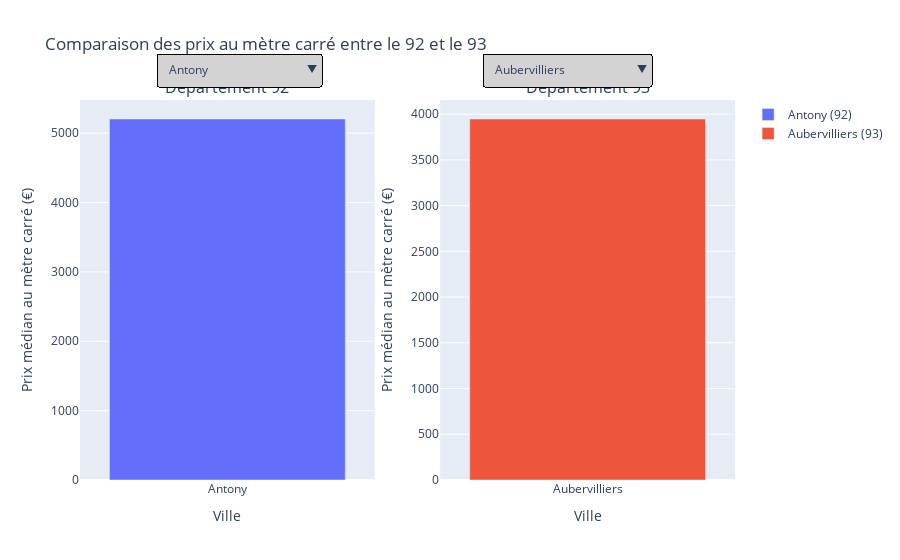

Write notebook code for a chart like this one.
### Markdown cell above
Ce code charge les données de plusieurs fichiers CSV représentant des transactions immobilières, les combine dans un DataFrame unique, calcule les prix au m², et filtre les années 2022, 2023 et 2024. Une visualisation interactive est créée avec **Plotly**, permettant de comparer les prix au m² par commune en fonction du département et de l'année sélectionnés, grâce à un menu déroulant et un curseur.

### Code cell
import pandas as pd
import plotly.graph_objects as go


dtype_dict = {
    'code_departement': 'str',
    'valeur_fonciere': 'float32',
    'surface_reelle_bati': 'float32',
    'longitude': 'float64',
    'latitude': 'float64',
    'nom_commune': 'category',
    'type_local': 'category',
    'date_mutation': 'str'
}


files = {
    '77': '77.csv',
    '78': '78.csv',
    '91': '91.csv',
    '92': '92.csv',
    '93': '93.csv',
    '94': '94.csv',
    '95': '95.csv'
}

dfs = []
for code, file in files.items():
    df = pd.read_csv(file, dtype=dtype_dict, parse_dates=['date_mutation'], low_memory=False)
    df['code_departement'] = code  # Ajouter le code département
    dfs.append(df)

# Combinaison des données
df = pd.concat(dfs, ignore_index=True)

# Prétraitement des données
df['date_mutation'] = pd.to_datetime(df['date_mutation'], errors='coerce')
df['année'] = df['date_mutation'].dt.year
df = df.dropna(subset=['valeur_fonciere', 'surface_reelle_bati', 'nom_commune', 'code_departement', 'année'])
df['prix_m2'] = df['valeur_fonciere'] / df['surface_reelle_bati']

# Filtrer les données pour les années 2022, 2023 et 2024
df = df[df['année'].isin([2022, 2023, 2024])]

# Départements et années uniques
departements = sorted(df['code_departement'].unique())
annees = sorted(df['année'].unique())

# Création de la figure interactive
fig = go.Figure()

# Ajout des traces pour chaque département et chaque année
for departement in departements:
    for annee in annees:
        data_filtered = df[(df['code_departement'] == departement) & (df['année'] == annee)]
        prix_par_commune = data_filtered.groupby('nom_commune')['prix_m2'].median().reset_index()

        fig.add_trace(
            go.Bar(
                x=prix_par_commune['nom_commune'],
                y=prix_par_commune['prix_m2'],
                name=f"{departement} - {annee}",
                visible=False
            )
        )

# Rendre les premières traces visibles par défaut
for i in range(len(departements)):
    for j in range(len(annees)):
        index = i * len(annees) + j
        fig.data[index].visible = (i == 0 and j == 0)

# Création des boutons pour les départements
buttons_departements = [
    dict(
        label=f"Département {departement}",
        method="update",
        args=[
            {"visible": [k // len(annees) == i for k in range(len(fig.data))]},
            {"title": f"Prix par commune - Département {departement}"}
        ]
    )
    for i, departement in enumerate(departements)
]

# Création des curseurs pour les années
sliders = [
    dict(
        active=0,
        currentvalue={"prefix": "Année: ", "font": {"size": 16}},
        steps=[
            dict(
                label=str(annee),
                method="update",
                args=[
                    {"visible": [(k % len(annees)) == j for k in range(len(fig.data))]},
                    {"title": f"Prix par commune - Année {annee}"}
                ]
            )
            for j, annee in enumerate(annees)
        ]
    )
]

# Mise à jour de la disposition
fig.update_layout(
    title="Prix moyen par commune",
    xaxis_title="Commune",
    yaxis_title="Prix moyen par mètre carré (€)",
    updatemenus=[
        dict(
            buttons=buttons_departements,
            direction="down",
            showactive=True,
            x=0.1,
            xanchor="left",
            y=1.15,
            yanchor="top"
        )
    ],
    sliders=sliders
)

# Affichage de la figure
fig.show()
